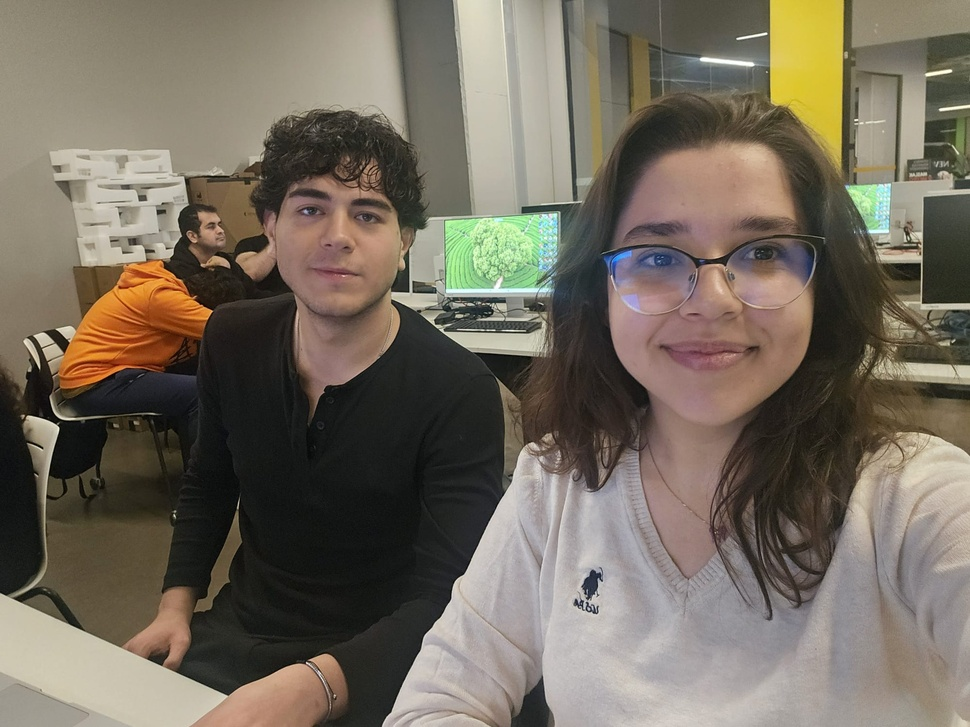
//> input picture Hafta-08/04-Ten-Rengi-RGB-HSV-YCbCr/input/insan.jpg, 970 x 727 px, shrunk from 2000 x 1500 before the run
$ ./hafta8_gorev4   (built with g++ and OpenCV 4)
//> lines starting //> are read from the running program, lines starting //| are printed output that depends on the picture; after the words box and inside, x2 and y2 are one past the last pixel; in counts of white or black regions, pixels touching at a corner belong together

#include <iostream>
#include <opencv2/opencv.hpp>
#include <cmath>

using namespace std;
using namespace cv;

int main()
{
    string klasor =
        "/content/goruntu-isleme-dersi/Hafta-08/04-Ten-Rengi-RGB-HSV-YCbCr/";

    Mat resim =
        imread(
            klasor + "input/insan.jpg",
            IMREAD_COLOR
        );
//> resim is the input picture: 727 rows x 970 cols, CV_8UC3; mean B, G, R 94.6, 107.9, 116.6

    if (resim.empty())
    {
        cout << "Resim bulunamadi!" << endl;
        return -1;
    }


    // ----------------------------------
    // Renk uzaylarini olustur
    // ----------------------------------

    Mat rgb;
    Mat hsv;
    Mat ycbcr;

    cvtColor(
        resim,
        rgb,
        COLOR_BGR2RGB
    );

    cvtColor(
        resim,
        hsv,
        COLOR_BGR2HSV
    );
//> hsv: 727 rows x 970 cols, CV_8UC3; mean H, S, V 37.6, 52.3, 118.1

    // OpenCV'de kanal sirasi Y, Cr, Cb
    cvtColor(
        resim,
        ycbcr,
        COLOR_BGR2YCrCb
    );
//> ycbcr: 727 rows x 970 cols, CV_8UC3; mean of channels 0, 1, 2 108.9, 133.4, 119.9


    // Sonuc goruntuleri
    Mat rgbSonuc =
        resim.clone();

    Mat hsvSonuc =
        resim.clone();

    Mat ycbcrSonuc =
        resim.clone();


    // Ten maskeleri
    Mat rgbMaske(
        resim.rows,
        resim.cols,
        CV_8UC1,
        Scalar(0)
    );

    Mat hsvMaske(
        resim.rows,
        resim.cols,
        CV_8UC1,
        Scalar(0)
    );

    Mat ycbcrMaske(
        resim.rows,
        resim.cols,
        CV_8UC1,
        Scalar(0)
    );


    // ==================================
    // TUM PIKSELLERI GEZ
    // ==================================

    for (int y = 0; y < resim.rows; y++)
    {
        for (int x = 0; x < resim.cols; x++)
        {

            // ==================================
            // 1 - RGB
            // ==================================

            Vec3b rgbPiksel =
                rgb.at<Vec3b>(y, x);

            int R = rgbPiksel[0];
            int G = rgbPiksel[1];
            int B = rgbPiksel[2];

            int enBuyuk =
                max(R, max(G, B));

            int enKucuk =
                min(R, min(G, B));


            bool rgbTen =
                R > 95 &&
                G > 40 &&
                B > 20 &&
                (enBuyuk - enKucuk) > 15 &&
                abs(R - G) > 15 &&
                R > G &&
                R > B;


            if (rgbTen)
            {
                // Ten bolgesi beyaz
                rgbMaske.at<uchar>(y, x) = 255;
            }
            else
            {
                // Ten olmayan bolge KIRMIZI
                // BGR sirasi: 0, 0, 255
                rgbSonuc.at<Vec3b>(y, x) =
                    Vec3b(0, 0, 255);
            }


            // ==================================
            // 2 - HSV
            // ==================================

            Vec3b hsvPiksel =
                hsv.at<Vec3b>(y, x);

            int H = hsvPiksel[0];
            int S = hsvPiksel[1];
            int V = hsvPiksel[2];


            bool hsvTen =
                H >= 0 &&
                H <= 25 &&
                S >= 30 &&
                S <= 180 &&
                V >= 50;


            if (hsvTen)
            {
                hsvMaske.at<uchar>(y, x) = 255;
            }
            else
            {
                hsvSonuc.at<Vec3b>(y, x) =
                    Vec3b(0, 0, 255);
            }


            // ==================================
            // 3 - YCbCr
            // ==================================

            Vec3b ycbcrPiksel =
                ycbcr.at<Vec3b>(y, x);

            int Y =
                ycbcrPiksel[0];

            int Cr =
                ycbcrPiksel[1];

            int Cb =
                ycbcrPiksel[2];


            bool ycbcrTen =
                Cr >= 133 &&
                Cr <= 173 &&
                Cb >= 77 &&
                Cb <= 127;


            if (ycbcrTen)
            {
                ycbcrMaske.at<uchar>(y, x) = 255;
            }
            else
            {
                ycbcrSonuc.at<Vec3b>(y, x) =
                    Vec3b(0, 0, 255);
            }
        }
    }
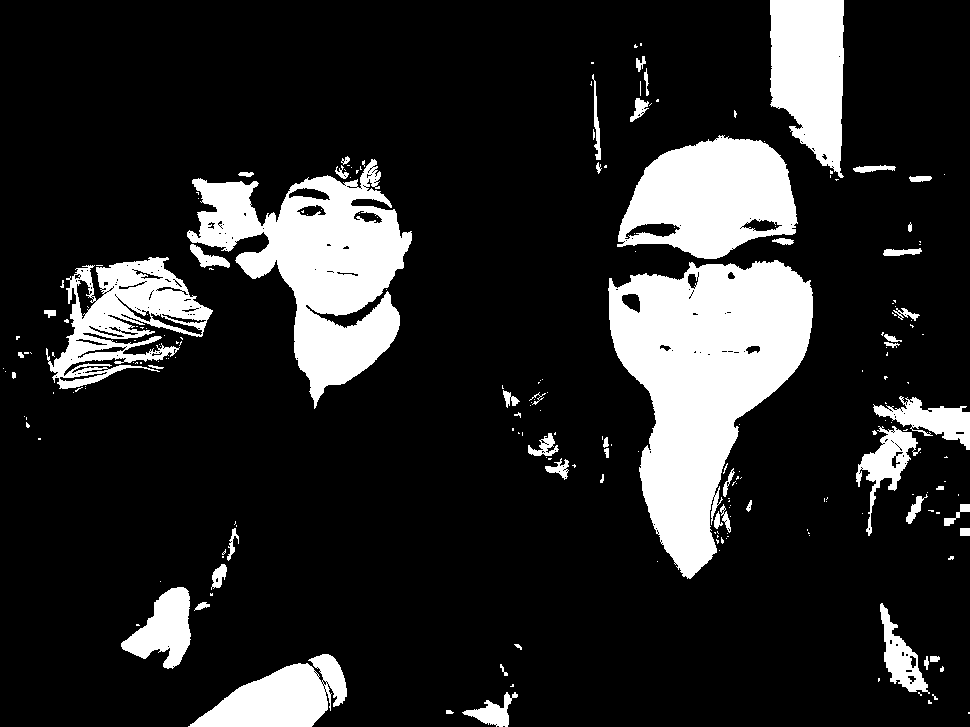
//> rgbMaske: 727 rows x 970 cols, CV_8UC1; 16.5% white; 220 white regions (165 under 20 px), largest, box (x1, y1, x2, y2) and area: (608, 260, 813, 579) 35459, (187, 159, 412, 409) 24351, (617, 135, 798, 259) 15095
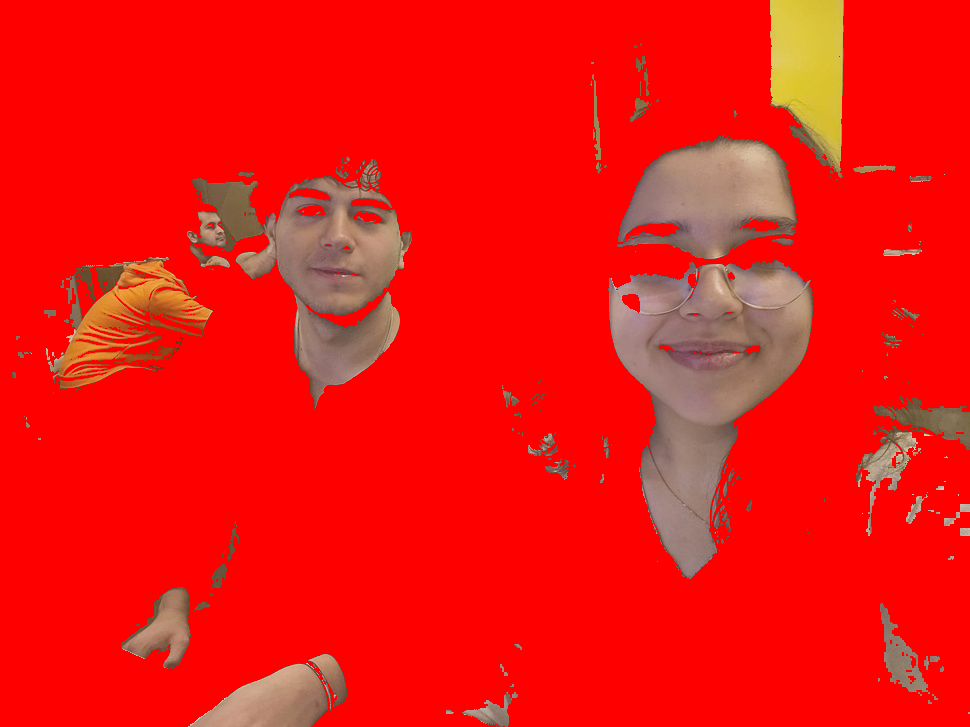
//> rgbSonuc: 727 rows x 970 cols, CV_8UC3; mean B, G, R 16.2, 20.9, 239.2
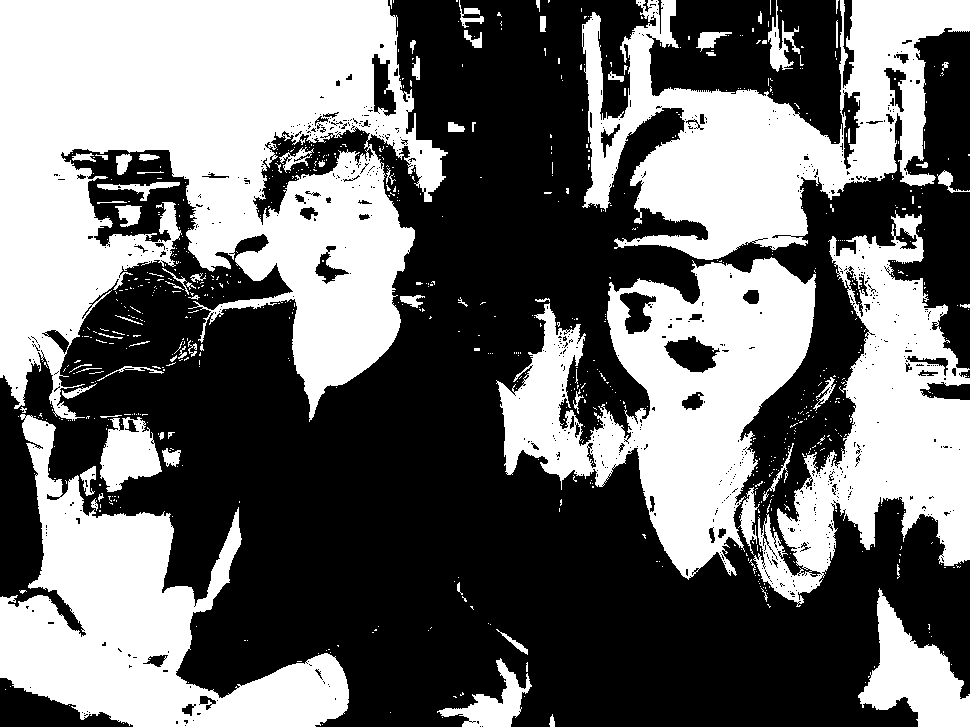
//> hsvMaske: 727 rows x 970 cols, CV_8UC1; 43.6% white; 796 white regions (718 under 20 px), largest, box (x1, y1, x2, y2) and area: (0, 0, 448, 422) 114817, (496, 257, 816, 580) 46558, (582, 0, 970, 260) 45618
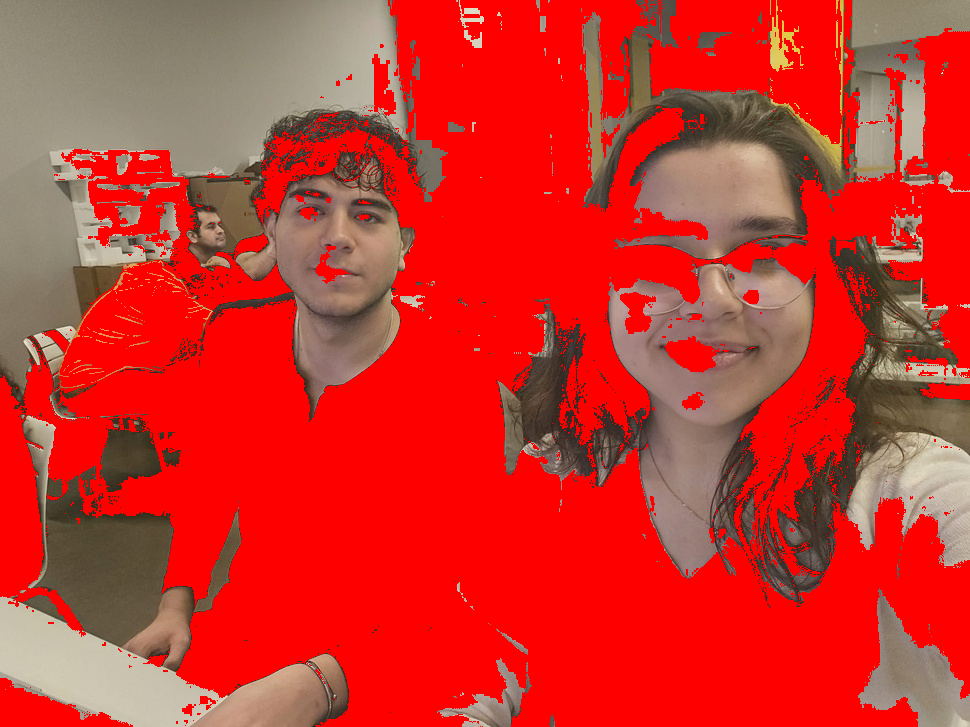
//> hsvSonuc: 727 rows x 970 cols, CV_8UC3; mean B, G, R 44.8, 52.5, 203.1
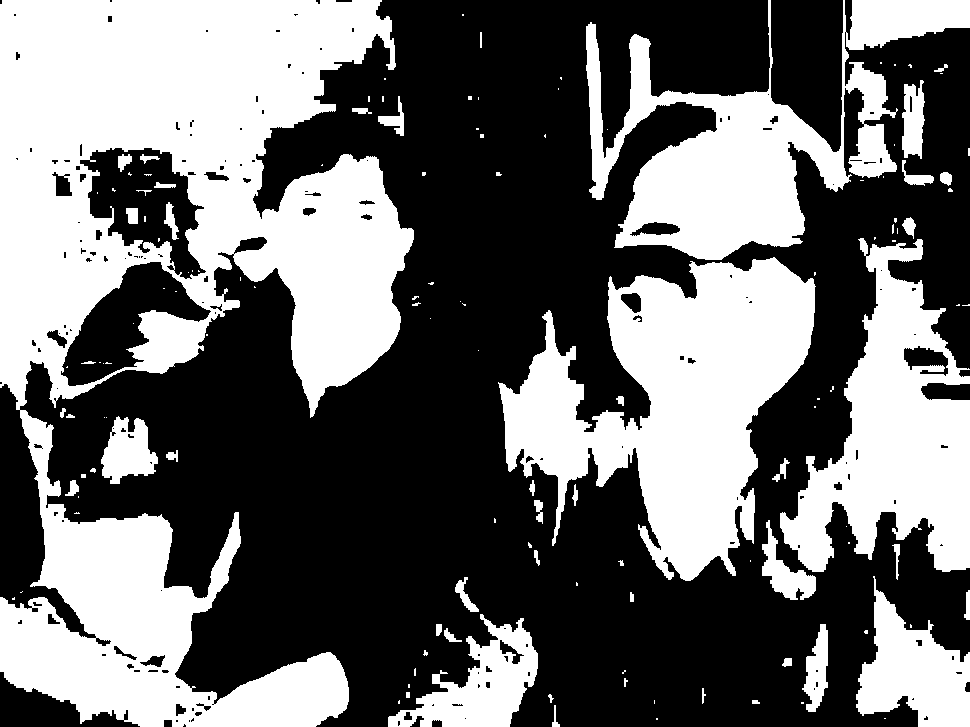
//> ycbcrMaske: 727 rows x 970 cols, CV_8UC1; 42.5% white; 134 white regions (84 under 20 px), largest, box (x1, y1, x2, y2) and area: (0, 0, 414, 727) 151792, (498, 257, 816, 581) 52515, (586, 0, 970, 260) 36120
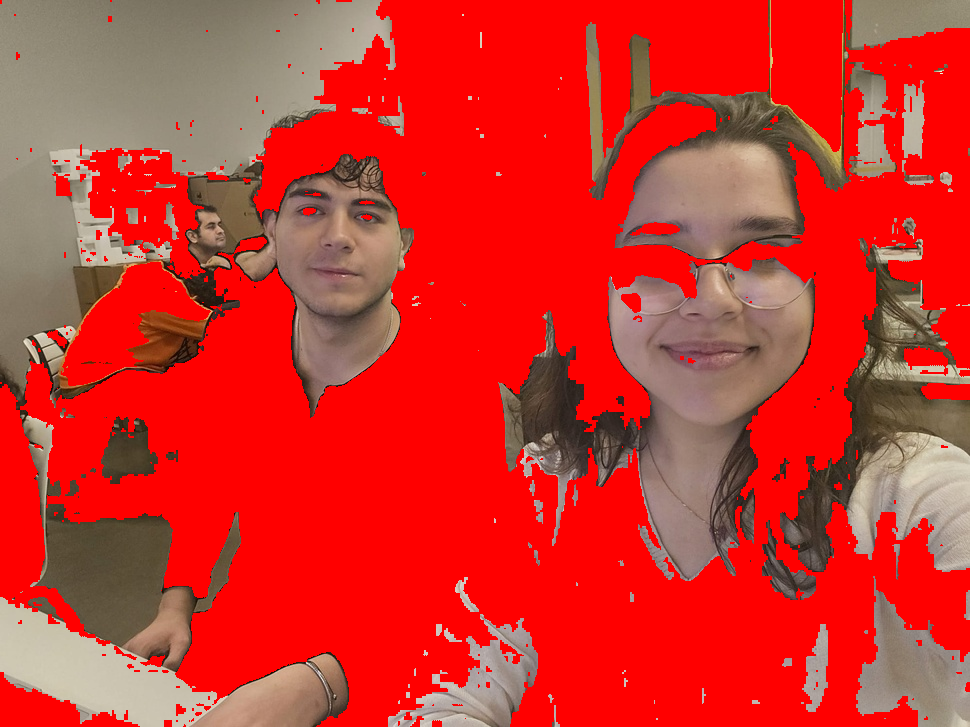
//> ycbcrSonuc: 727 rows x 970 cols, CV_8UC3; mean B, G, R 44.5, 51.7, 205.7


    // ----------------------------------
    // Sonuclari kaydet
    // ----------------------------------

    imwrite(
        klasor + "01_RGB_maske.bmp",
        rgbMaske
    );

    imwrite(
        klasor + "02_RGB_sonuc.bmp",
        rgbSonuc
    );

    imwrite(
        klasor + "03_HSV_maske.bmp",
        hsvMaske
    );

    imwrite(
        klasor + "04_HSV_sonuc.bmp",
        hsvSonuc
    );

    imwrite(
        klasor + "05_YCbCr_maske.bmp",
        ycbcrMaske
    );

    imwrite(
        klasor + "06_YCbCr_sonuc.bmp",
        ycbcrSonuc
    );


    cout << "RGB ten tespiti tamamlandi." << endl;
    cout << "HSV ten tespiti tamamlandi." << endl;
    cout << "YCbCr ten tespiti tamamlandi." << endl;

    cout << endl;

    cout << "Ten olmayan bolgeler kirmizi yapildi."
         << endl;


    return 0;
}
